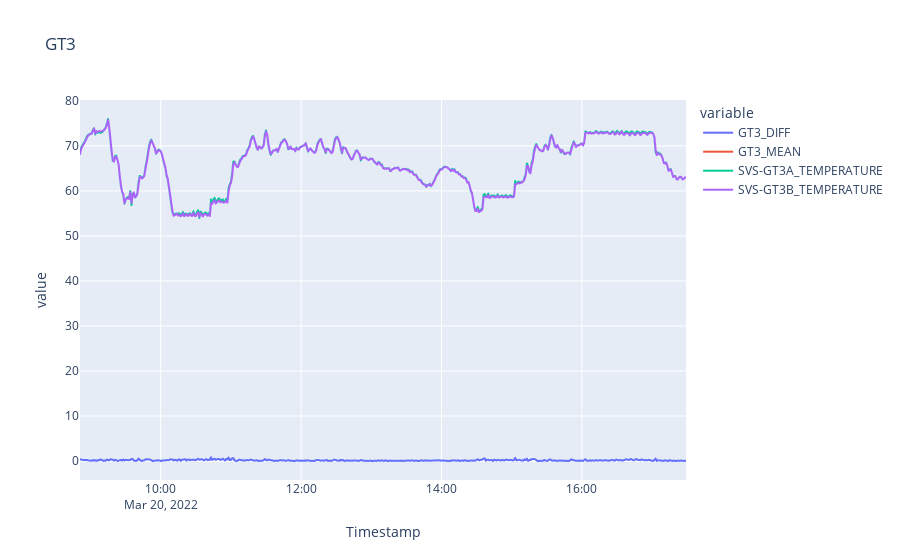

The code cell stored with this chart in its notebook:
### Markdown cell above
### Temperatures
#### GT3

### Code cell
df_broad['GT3_MEAN']=df_broad[['SVS-GT3A_TEMPERATURE','SVS-GT3B_TEMPERATURE']].mean(axis=1)
df_broad['GT3_DIFF']=abs(df_broad['SVS-GT3A_TEMPERATURE']-df_broad['SVS-GT3B_TEMPERATURE'])

fig = px.line(df_broad, x=df_broad.index, y=['GT3_DIFF','GT3_MEAN','SVS-GT3A_TEMPERATURE','SVS-GT3B_TEMPERATURE'],
                title="GT3")
fig.show()

print('Mean: ',df_broad['GT3_MEAN'].mean(axis=0), 'Mean diff in GT3: ', df_broad['GT3_DIFF'].mean())

### Figure 1 — Plotly figure (JSON) as saved in the notebook; plotly's stock layout.template omitted (floating-point values rounded to 4 significant figures; data arrays with more than 128 entries replaced by an {"elided": "..."} marker saying what was removed)
{"data": [{"hovertemplate": "variable=GT3_DIFF<br>Timestamp=%{x}<br>value=%{y}<extra></extra>", "legendgroup": "GT3_DIFF", "line": {"color": "#636efa", "dash": "solid"}, "marker": {"symbol": "circle"}, "mode": "lines", "name": "GT3_DIFF", "showlegend": true, "type": "scattergl", "x": {"elided": "519 str values"}, "xaxis": "x", "y": {"elided": "519 float values"}, "yaxis": "y"}, {"hovertemplate": "variable=GT3_MEAN<br>Timestamp=%{x}<br>value=%{y}<extra></extra>", "legendgroup": "GT3_MEAN", "line": {"color": "#EF553B", "dash": "solid"}, "marker": {"symbol": "circle"}, "mode": "lines", "name": "GT3_MEAN", "showlegend": true, "type": "scattergl", "x": {"elided": "519 str values"}, "xaxis": "x", "y": {"elided": "519 float values"}, "yaxis": "y"}, {"hovertemplate": "variable=SVS-GT3A_TEMPERATURE<br>Timestamp=%{x}<br>value=%{y}<extra></extra>", "legendgroup": "SVS-GT3A_TEMPERATURE", "line": {"color": "#00cc96", "dash": "solid"}, "marker": {"symbol": "circle"}, "mode": "lines", "name": "SVS-GT3A_TEMPERATURE", "showlegend": true, "type": "scattergl", "x": {"elided": "519 str values"}, "xaxis": "x", "y": {"elided": "519 float values"}, "yaxis": "y"}, {"hovertemplate": "variable=SVS-GT3B_TEMPERATURE<br>Timestamp=%{x}<br>value=%{y}<extra></extra>", "legendgroup": "SVS-GT3B_TEMPERATURE", "line": {"color": "#ab63fa", "dash": "solid"}, "marker": {"symbol": "circle"}, "mode": "lines", "name": "SVS-GT3B_TEMPERATURE", "showlegend": true, "type": "scattergl", "x": {"elided": "519 str values"}, "xaxis": "x", "y": {"elided": "519 float values"}, "yaxis": "y"}], "layout": {"legend": {"title": {"text": "variable"}, "tracegroupgap": 0}, "title": {"text": "GT3"}, "xaxis": {"anchor": "y", "domain": [0, 1], "title": {"text": "Timestamp"}}, "yaxis": {"anchor": "x", "domain": [0, 1], "title": {"text": "value"}}}}
